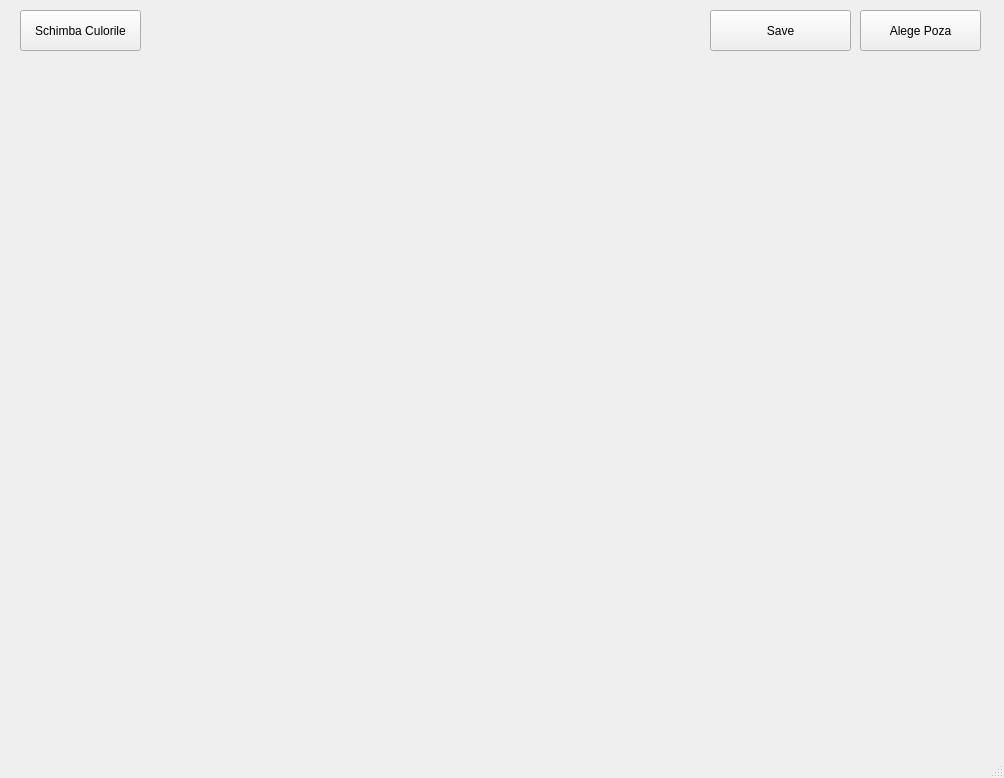
<?xml version="1.0" encoding="UTF-8"?>
<ui version="4.0">
 <class>MainWindow</class>
 <widget class="QMainWindow" name="MainWindow">
  <property name="geometry">
   <rect>
    <x>0</x>
    <y>0</y>
    <width>1004</width>
    <height>778</height>
   </rect>
  </property>
  <property name="windowTitle">
   <string>MainWindow</string>
  </property>
  <widget class="QWidget" name="centralwidget">
   <widget class="QLabel" name="label">
    <property name="geometry">
     <rect>
      <x>10</x>
      <y>130</y>
      <width>351</width>
      <height>121</height>
     </rect>
    </property>
    <property name="text">
     <string/>
    </property>
   </widget>
   <widget class="QPushButton" name="AlegePoza">
    <property name="geometry">
     <rect>
      <x>860</x>
      <y>10</y>
      <width>121</width>
      <height>41</height>
     </rect>
    </property>
    <property name="text">
     <string>Alege Poza</string>
    </property>
   </widget>
   <widget class="QPushButton" name="SchimbaRGB">
    <property name="geometry">
     <rect>
      <x>20</x>
      <y>10</y>
      <width>121</width>
      <height>41</height>
     </rect>
    </property>
    <property name="text">
     <string>Schimba Culorile</string>
    </property>
   </widget>
   <widget class="QPushButton" name="Save">
    <property name="geometry">
     <rect>
      <x>710</x>
      <y>10</y>
      <width>141</width>
      <height>41</height>
     </rect>
    </property>
    <property name="text">
     <string>Save</string>
    </property>
   </widget>
  </widget>
  <widget class="QMenuBar" name="menubar">
   <property name="geometry">
    <rect>
     <x>0</x>
     <y>0</y>
     <width>1004</width>
     <height>21</height>
    </rect>
   </property>
  </widget>
  <widget class="QStatusBar" name="statusbar"/>
 </widget>
 <resources/>
 <connections/>
</ui>
